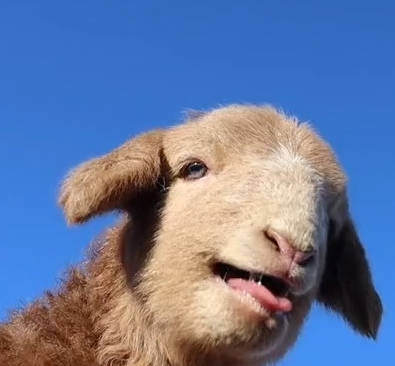
//> input picture 第5章、直方图与卷积/03直方图均衡化/image.jpg, 395 x 366 px
$ ./main   (built with g++ and OpenCV 4)
//> lines starting //> are read from the running program, lines starting //| are printed output that depends on the picture
#include <iostream>
#include <vector>

#include <opencv2/core/utils/logger.hpp>
#include <opencv2/opencv.hpp>

using namespace cv;
using namespace std;

int main(int argc, char const* argv[]) {
	utils::logging::setLogLevel(utils::logging::LOG_LEVEL_SILENT);
	Mat src = imread("image.jpg", IMREAD_GRAYSCALE);
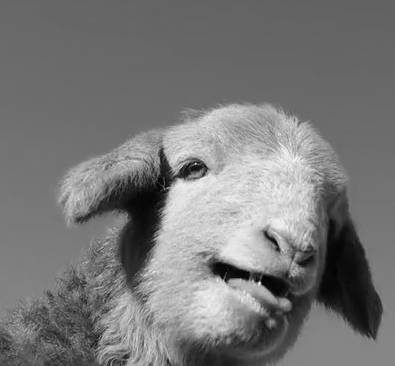
//> src: 366 rows x 395 cols, CV_8UC1; min 0, max 255, mean 119.8
	Mat dst = Mat::zeros(src.size(), src.type());

	if (src.empty()) {
		printf("could not load image……\n");
		return -1;
	}

	equalizeHist(src, dst);
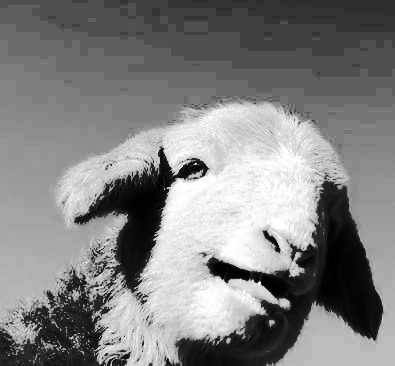
//> dst: 366 rows x 395 cols, CV_8UC1; min 0, max 255, mean 129.8

	// 定义参数变量
	const int channels[1] = { 0 };
	Mat hist, hist1; // 256 x 1
	const int bins[1] = { 256 };

	float xrange[2] = { 0,255 };
	const float* ranges[1] = { xrange };

	calcHist(&src, 1, channels, Mat(), hist, 1, bins, ranges);
//> hist = 256 values, max 8528 at index 102, min 0 at index 245, mean 564.7
	calcHist(&dst, 1, channels, Mat(), hist1, 1, bins, ranges);
//> hist1 = 256 values, max 8528 at index 79, min 0 at index 44, mean 563.5

	// 显示直方图
	int hist_w = 512;
	int hist_h = 400;
	int bin_w = cvRound((double)hist_w / bins[0]); // 2

	Mat histImage = Mat::zeros(Size(hist_w, hist_h), CV_8UC3);
	histImage = Scalar(255, 255, 255);

	// 归一化直方图数据为指定范围
	normalize(hist, hist, 0, hist_h, NORM_MINMAX, -1, Mat());
//> hist = 256 values, max 400 at index 102, min 0 at index 245, mean 26.49
	normalize(hist1, hist1, 0, hist_h, NORM_MINMAX, -1, Mat());
//> hist1 = 256 values, max 400 at index 79, min 0 at index 44, mean 26.43

	// 绘制直方图曲线
	for (int i = 0; i < 254; i++) {

		Point p01(bin_w * i, hist_h - cvRound(hist.at<float>(i)));
		Point p02(bin_w * i + 1, hist_h - cvRound(hist.at<float>(i + 1)));


		Point p11(bin_w * i, hist_h - cvRound(hist1.at<float>(i)));
		Point p12(bin_w * i + 1, hist_h - cvRound(hist1.at<float>(i + 1)));

		line(histImage, p01, p02, Scalar(255, 0, 0), 1, 8, 0);
		line(histImage, p11, p12, Scalar(255, 255, 0), 1, 8, 0);
	}
//> this loop made 254 passes
//> (p01, p02, p11, p12) on passes 1 to 3: (Point(0, 399), Point(1, 400), Point(0, 387), Point(1, 387)), (Point(2, 400), Point(3, 399), Point(2, 387), Point(3, 370)), (Point(4, 399), Point(5, 399), Point(4, 370), Point(5, 376))
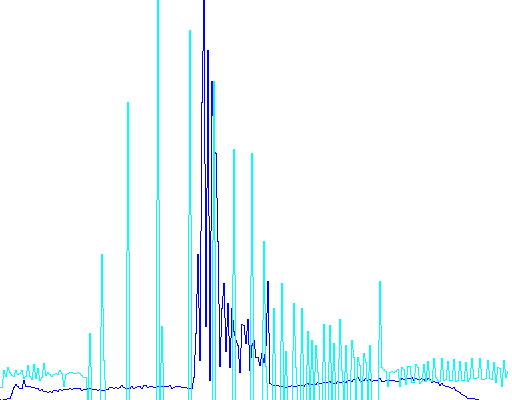
//> histImage: 400 rows x 512 cols, CV_8UC3; mean B, G, R 255, 250.9, 240.6

	imshow("直方图", histImage);

	imshow("src", src);
	imshow("dst", dst);

	waitKey(0);

	destroyAllWindows();

	return 0;
}
